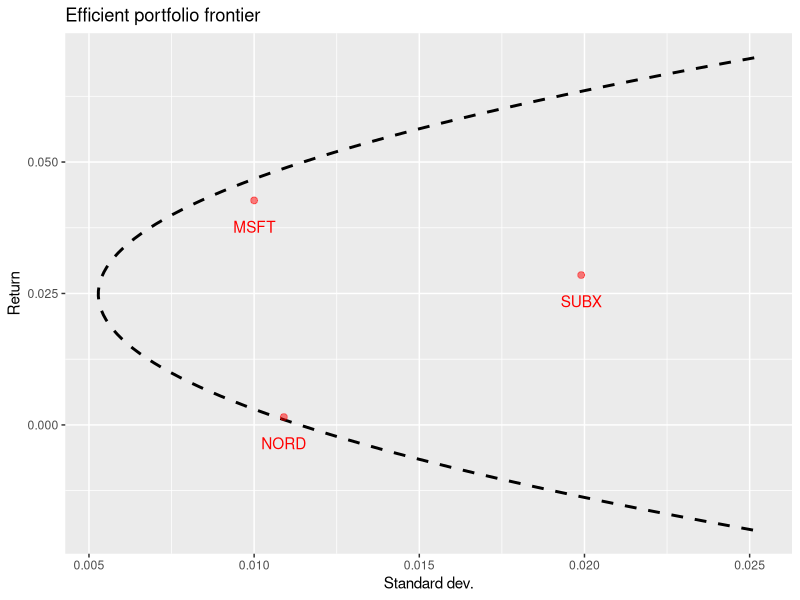
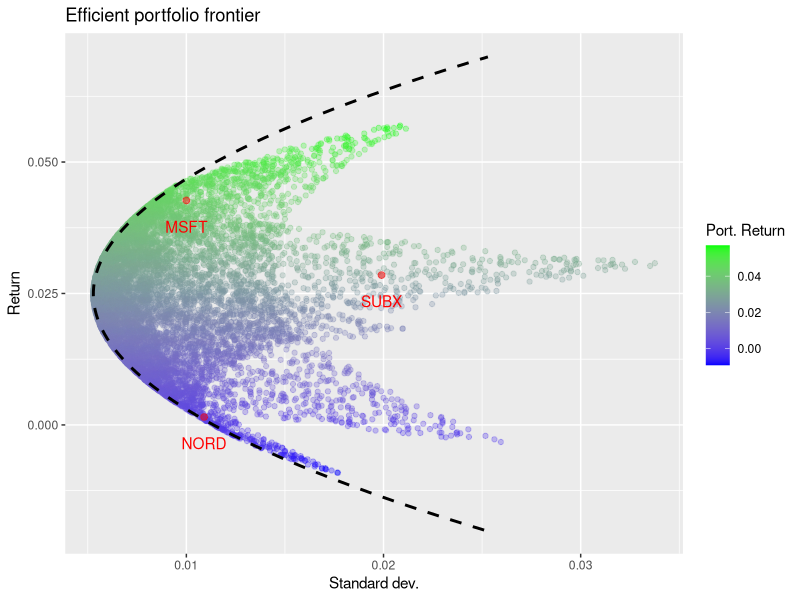

Source code (R) for these figures, in order:
## ---- chunk 1
knitr::opts_chunk$set(echo = TRUE)
library(ggplot2)
library(dplyr)
## ---- chunk 2
asset.names <- c("MSFT", "NORD", "SBUX")
mu.vec = c(0.0427, 0.0015, 0.0285)
names(mu.vec) = asset.names

sigma.mat = matrix(c(0.0100, 0.0018, 0.0011,
                     0.0018, 0.0109, 0.0026,
                     0.0011, 0.0026, 0.0199),
                   nrow=3, ncol=3)

dimnames(sigma.mat) = list(asset.names, asset.names)

mu.vec

sigma.mat
## ---- chunk 3
n = nrow(sigma.mat)

Am.mat = rbind(cbind(2*sigma.mat, rep(1, n)), c(rep(1, n), 0))
Am.mat

b.vec = c(rep(0, 3), 1)
b.vec

z.m.mat = solve(Am.mat)%*%b.vec
z.m.mat

m.vec = z.m.mat[1:3,1]
m.vec

## ---- chunk 4
mu.gmin = t(m.vec) %*% mu.vec
mu.gmin

## ---- chunk 5

sig2.gmin = t(m.vec) %*% sigma.mat %*% m.vec
sig.gmin = sqrt(sig2.gmin)

sig2.gmin
sig.gmin
## ---- chunk 6
n <- nrow(sigma.mat)
A.mat_1 = cbind(2*sigma.mat, mu.vec, rep(1, n))
A.mat_1

A.mat_2 = c(mu.vec, 0, 0)
A.mat_2

A.mat_3 = c(rep(1, 3), 0, 0)
A.mat_3

A.mat = rbind(A.mat_1, A.mat_2, A.mat_3)
A.mat

bmsft.vec = c(rep(0, n), mu.vec["MSFT"], 1)
bmsft.vec

z.mat = solve(A.mat)%*%bmsft.vec
x.vec = z.mat[1:n,]
x.vec
## ---- chunk 7
# step 1 - Build a function that gives the variance of the efficient protifolio
efi.Front.weights <- function(x, mu.vec, sigma.mat){
  n <- nrow(sigma.mat)
  A.mat = rbind(cbind(2*sigma.mat, mu.vec, rep(1, n)), c(mu.vec, 0, 0), c(rep(1, 3), 0, 0))
  
  b0 = c(rep(0, n), x, 1)
  
  z.mat = solve(A.mat)%*%b0
  w.vec = z.mat[1:n,]
  
  return(w.vec)
}

# step 2 - Build a grid of points of the efficient frontier
tbl.eff <- tibble(mu=seq(from=-0.02, to=0.07, length.out=100), sd=as.numeric(NA))

# step 3 - For each point in the grid calculate its minimum variance
for (lin in 1:nrow(tbl.eff)) {
  w <- efi.Front.weights(tbl.eff$mu[lin], mu.vec, sigma.mat)
  
  tbl.eff$sd[lin] <- t(w)%*% sigma.mat %*%w
}

# Original assets
tbl.points <- tibble(mu=mu.vec, sd=diag(sigma.mat))

ggplot() +
  geom_path(mapping = aes(x=sd, y=mu), data = tbl.eff, size = 1, linetype = "dashed", colour ="black") +
  geom_point(mapping = aes(x=sd, y=mu), data = tbl.points, colour = "red", size=2, alpha=0.5) +
  geom_text(mapping = aes(x=sd, y=mu-0.005, label=c("MSFT", "NORD", "SUBX")), data = tbl.points, colour = "red") +
  labs(title = "Efficient portfolio frontier",
       x="Standard dev.",
       y="Return",
       color = "Port. Return") + scale_color_gradient(low="blue", high="green")



# step 4 - Populate the graph with other portifolio choices.
M=10000
tbl.random <- tibble(id=1:M, mu=as.numeric(NA), sd=as.numeric(NA))
w1 <- runif(n=M, min = (1/3-1/2), max = (1/3+1/2))
w2 <- runif(n=M, min = (1/3-1/2), max = (1/3+1/2))
w3 <- 1-w1 -w2
W=matrix(NA, ncol = 3, nrow = M)
for(i in 1: M){
  col.selector <- sample(1:3, size = 3, replace = FALSE)
  W[i, col.selector]<- c(w1[i], w2[i], w3[i])
}

tbl.random$mu <- W%*% mu.vec
for(i in 1:nrow(tbl.random)){
  tbl.random$sd[i] <- W[i,] %*% sigma.mat %*% as.matrix(W[i,])   
}

ggplot() +
  geom_point(mapping = aes(x=sd, y=mu, colour = mu), data = tbl.random, alpha=0.3) +
  geom_path(mapping = aes(x=sd, y=mu), data = tbl.eff, size = 1, linetype = "dashed", colour ="black") +
  geom_point(mapping = aes(x=sd, y=mu), data = tbl.points, colour = "red", size=2, alpha=0.5) +
  geom_text(mapping = aes(x=sd, y=mu-0.005, label=c("MSFT", "NORD", "SUBX")), data = tbl.points, colour = "red") +
  labs(title = "Efficient portfolio frontier",
       x="Standard dev.",
       y="Return",
       color = "Port. Return") + scale_color_gradient(low="blue", high="green")

